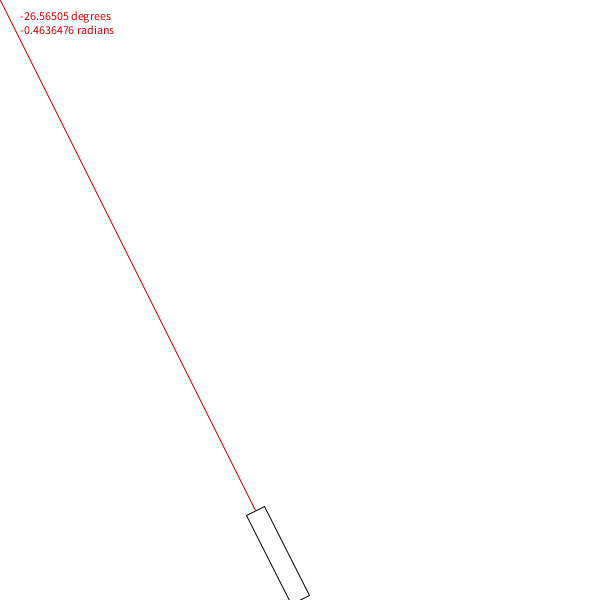
Frame 1 (no input)
Frame 60 (the mouse pressed at the canvas centre just before this capture): identical to frame 1, image omitted
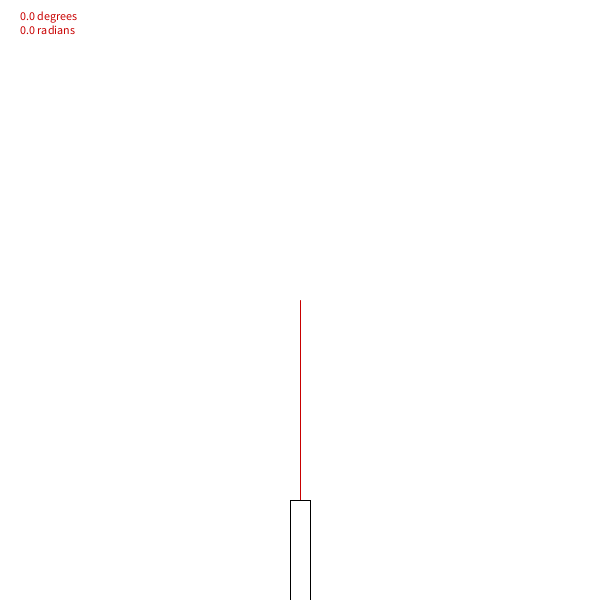
Frame 120 (the mouse held since frame 60 and released just before this capture)

The Processing sketch that drew these frames (run headless with seeded random() and noise(); from frame 60 on, the mouse is pressed at the canvas centre):

// Processing sketch: rotate_with_mouse_to_point
// ── rotate_with_mouse_to_point.pde
int hImg = 100;                    // height of the image
int wImg = 20;                     // width of the image
float gunRotationLimitMax = 90;    // set rotation limit
float gunRotationLimitMin = -90;

PVector rotBasePoint;
PVector rotPoint;
float rotAngle;

Boolean DEBUG = true;

void setup() {
  size(600,600);      // Set window size
  background(255);    // set background color
  frameRate(60);      // set bg frame renew to 60 in 1 second
  
   rotBasePoint = new PVector(width*0.5, height);
   rotPoint     = new PVector();
}


void draw() {
  background(255);    // set bg to white on every frame
  
  // calculate rotation angle according to mouseX position
  rotBasePoint.set(width*0.5, height);
  rotPoint.set(mouseX, mouseY);
  rotAngle = -PI/2 + atan2(PVector.sub(rotBasePoint,rotPoint).y,PVector.sub(rotBasePoint,rotPoint).x);
  
  if(DEBUG == true) {
    pushStyle();
    fill(200,0,0);
    text(degrees(rotAngle) + " degrees\n" + rotAngle + " radians" , 20, 20);
    noFill();
    stroke(200,0,0);
    line(rotBasePoint.x, rotBasePoint.y, rotPoint.x, rotPoint.y);
    popStyle();
  }
  
  pushMatrix();                     // Save current coordinate system
    translate(width*0.5, height);   // translate position of the rect to bottom
    rotate(rotAngle);               // rotate to desired agnle
    translate(-wImg*0.5, -hImg);    // set the pivot point for rotation
    rect(0,0, wImg, hImg);          // draw rectangle to the bottom
  popMatrix();                      // load coordinate system to its old state
  
}
